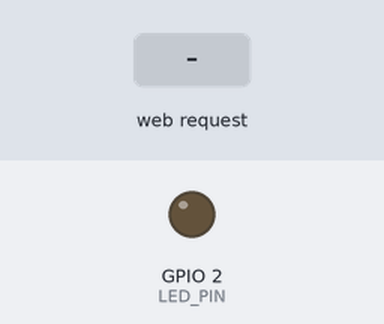
A program run on a simulated ESP32. On the bench: output pins drawn as LEDs (lit = HIGH). Inputs (shaded band) come from the test bench. WiFi joins after 1.5 s; servers stay silent unless stated; what the program prints to the serial monitor is not drawn.

Above: at 2.8 s.
2.9 s: HTTP request GET /toggle received
At 4.3 s:
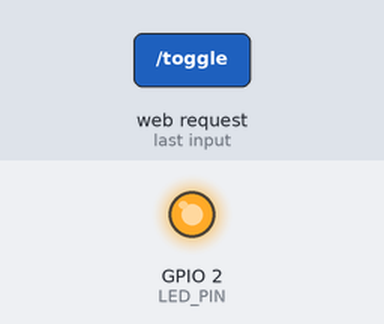
Timing chart, 0 to 5.9 s (numbered marks = the images above; inputs shaded):
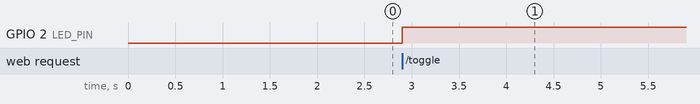

The program:

main.cpp
```cpp
#include <Arduino.h>
#include <WebServer.h>
#include <WiFi.h>
#include <WiFiManager.h>

const int LED_PIN = 2;

WebServer server(80);

// Modern single-file HTML/CSS/JS page (embedded)
const char INDEX_HTML[] PROGMEM = R"rawliteral(
<!doctype html>
<html lang="pt-br">
<head>
  <meta charset="utf-8">
  <meta name="viewport" content="width=device-width,initial-scale=1">
  <title>ESP32 LED Control</title>
  <style>
    :root{--bg:#0f1724;--card:#0b1220;--accent:#7c3aed;--muted:#94a3b8}
    *{box-sizing:border-box;font-family:Inter,Segoe UI,Roboto,Arial}
    html,body{height:100%;margin:0;background:linear-gradient(180deg,#071028 0%,#081226 60%);color:#e6eef8}
    .wrap{min-height:100%;display:flex;align-items:center;justify-content:center;padding:24px}
    .card{background:linear-gradient(180deg,rgba(255,255,255,0.02),rgba(0,0,0,0.06));border:1px solid rgba(255,255,255,0.03);padding:28px;border-radius:14px;max-width:520px;width:100%;box-shadow:0 8px 30px rgba(2,6,23,0.6)}
    h1{margin:0 0 8px;font-size:20px}
    p{margin:0 0 18px;color:var(--muted)}
    .status{display:flex;align-items:center;gap:12px;margin-bottom:18px}
    .led{width:18px;height:18px;border-radius:50%;background:#223244;box-shadow:inset 0 -2px 6px rgba(0,0,0,0.6)}
    .led.on{background:linear-gradient(180deg,var(--accent),#2d9bf0);box-shadow:0 0 18px rgba(124,58,237,0.45)}
    .toggle{display:inline-flex;align-items:center;gap:12px}
    .btn{appearance:none;border:0;padding:10px 16px;border-radius:10px;background:linear-gradient(90deg,var(--accent),#2d9bf0);color:white;font-weight:600;cursor:pointer;box-shadow:0 6px 18px rgba(13,22,40,0.6)}
    .btn.ghost{background:transparent;border:1px solid rgba(255,255,255,0.06);color:var(--muted);box-shadow:none}
    .footer{margin-top:18px;font-size:13px;color:var(--muted);display:flex;justify-content:space-between;align-items:center}
    @media(max-width:420px){.card{padding:18px}}
  </style>
</head>
<body>
  <div class="wrap">
    <div class="card">
      <h1>ESP32 — Controle do LED</h1>
      <p>Use a interface abaixo para ligar/desligar o LED no pino <strong>GPIO2</strong>. A conexão Wi‑Fi é gerenciada por WiFiManager.</p>

      <div class="status">
        <div id="ledDot" class="led"></div>
        <div>
          <div id="stateText">Carregando...</div>
          <div style="font-size:13px;color:var(--muted)">IP: <span id="ipAddr">—</span></div>
        </div>
      </div>

      <div style="display:flex;gap:12px">
        <button id="toggleBtn" class="btn">Carregar estado...</button>
        <button id="refreshBtn" class="btn ghost">Atualizar</button>
      </div>

      <div class="footer">
        <div>Powered by ESP32</div>
        <div style="opacity:0.9">WiFiManager</div>
      </div>
    </div>
  </div>

  <script>
    const ledDot = document.getElementById('ledDot');
    const stateText = document.getElementById('stateText');
    const toggleBtn = document.getElementById('toggleBtn');
    const refreshBtn = document.getElementById('refreshBtn');
    const ipAddr = document.getElementById('ipAddr');

    async function getState(){
      try{
        const r = await fetch('/state');
        const j = await r.json();
        updateUI(j.state);
      }catch(e){
        stateText.textContent = 'Erro ao obter estado';
        toggleBtn.textContent = 'Recarregar';
      }
    }

    function updateUI(state){
      const on = (state==1 || state==true);
      ledDot.classList.toggle('on', on);
      stateText.textContent = on ? 'LED: Ligado' : 'LED: Desligado';
      toggleBtn.textContent = on ? 'Desligar' : 'Ligar';
    }

    async function toggle(){
      try{
        toggleBtn.disabled = true;
        const r = await fetch('/toggle');
        const j = await r.json();
        updateUI(j.state);
      }catch(e){
        console.error(e);
      }finally{ toggleBtn.disabled = false }
    }

    toggleBtn.addEventListener('click', toggle);
    refreshBtn.addEventListener('click', getState);

    // Try to read IP from server meta endpoint (root will inject it into /state? not required)
    async function getIP(){
      try{ const r = await fetch('/ip'); if(r.ok){ const j = await r.json(); ipAddr.textContent = j.ip || '—' } }
      catch(e){ /* ignore */ }
    }

    // init
    getState(); getIP();
    setInterval(getState, 5000);
  </script>
</body>
</html>
)rawliteral";


void handleRoot() {
    server.send_P(200, "text/html", INDEX_HTML);
}

void handleState() {
    int st = digitalRead(LED_PIN) == HIGH ? 1 : 0;
    String payload = String("{\"state\":") + String(st) + String("}");
    server.send(200, "application/json", payload);
}

void handleToggle() {
    int cur = digitalRead(LED_PIN);
    digitalWrite(LED_PIN, cur == HIGH ? LOW : HIGH);
    handleState();
}

void handleIP() {
    IPAddress ip = WiFi.localIP();
    String payload = String("{\"ip\":\"") + ip.toString() + String("\"}");
    server.send(200, "application/json", payload);
}

void setup() {
    Serial.begin(115200);
    delay(100);
    pinMode(LED_PIN, OUTPUT);
    digitalWrite(LED_PIN, LOW);

    WiFiManager wifiManager;
    // Auto create AP config portal if can't connect to previous WiFi
    if (!wifiManager.autoConnect("ESP32_AP")) {
        Serial.println("Failed to connect and hit timeout");
        delay(3000);
        ESP.restart();
    }

    Serial.print("Connected! IP address: ");
    Serial.println(WiFi.localIP());

    server.on("/", handleRoot);
    server.on("/state", HTTP_GET, handleState);
    server.on("/toggle", HTTP_GET, handleToggle);
    server.on("/ip", HTTP_GET, handleIP);
    server.begin();
}

void loop() {
    server.handleClient();
}
```

Measured:
- after the input at 2.9 s, GPIO 2 (LED_PIN): LOW → HIGH at once
